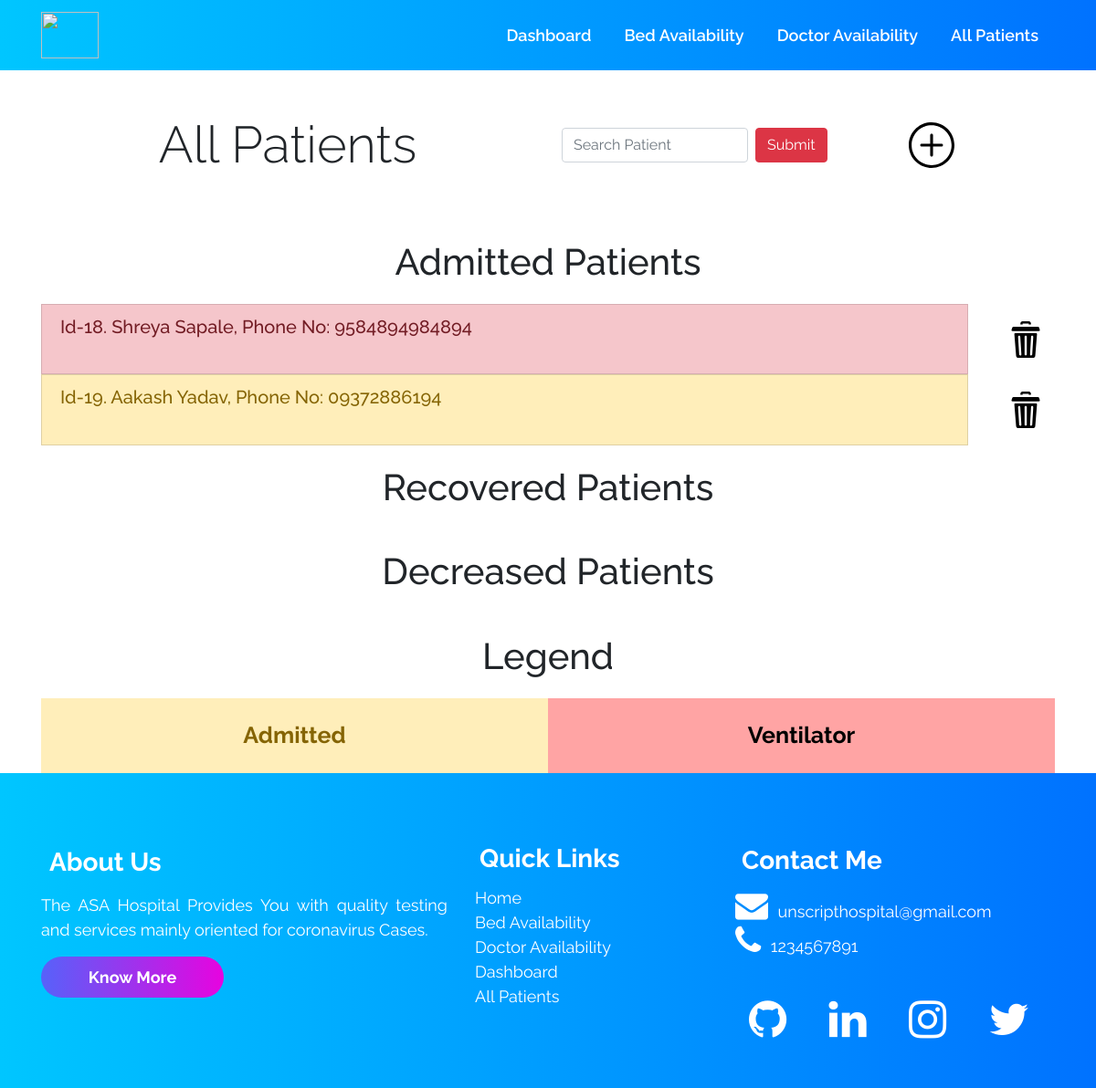
The app's page /allpatients/, older data.
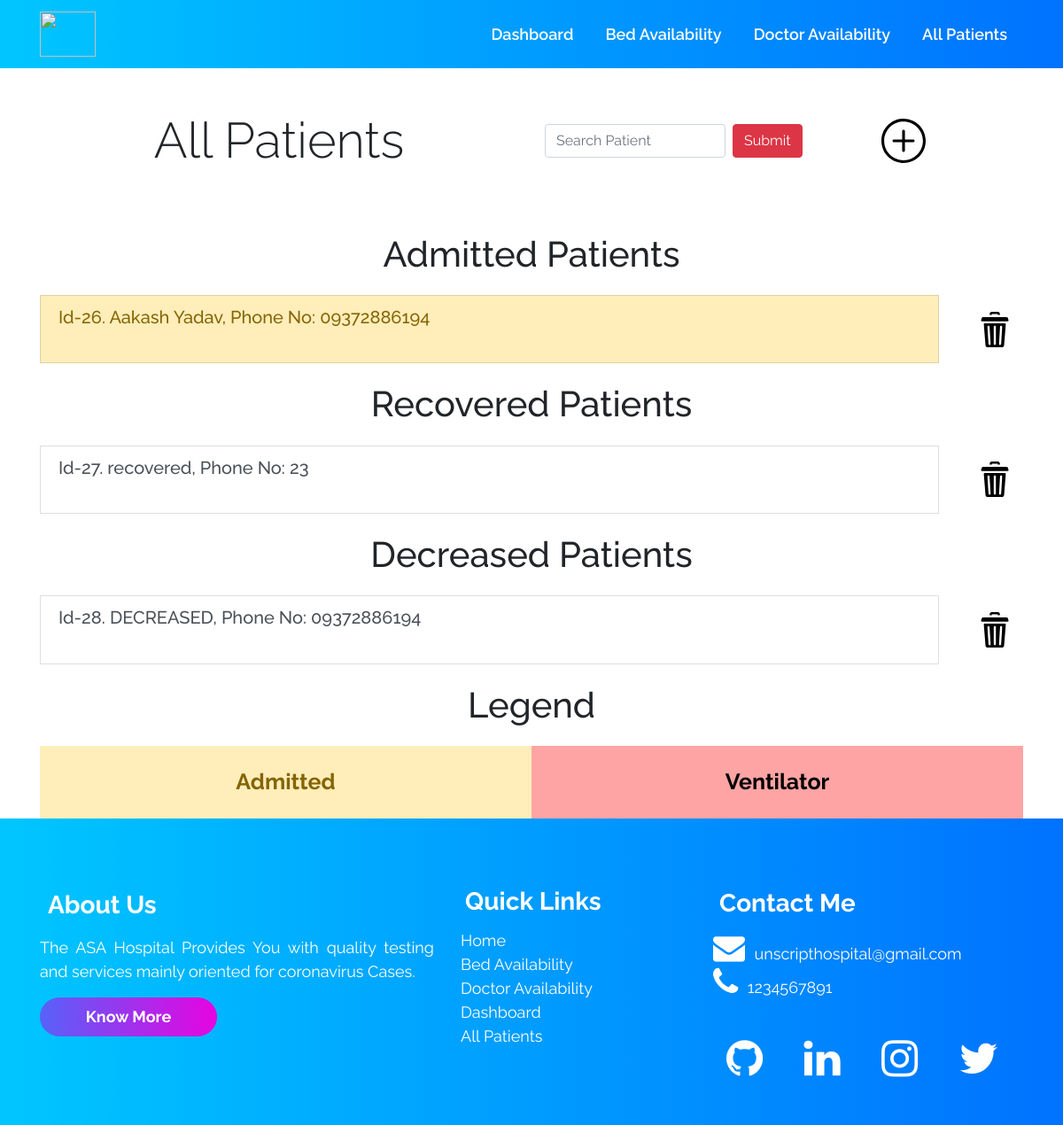
The same page, newer data.
### accounts/models.py (models this page shows, shortened)
class Patient (models.Model):
    patient_id = models.AutoField(primary_key=True)
    name = models.CharField(max_length=100)
    age = models.IntegerField()
    GENDERS = (
        (u'M', u'Male'),
        (u'F', u'Female'),
        (u'T', u'Transgender'),
        (u'O', u'Others'),
    )
    gender = models.CharField(max_length=2, null=True,
                              choices=GENDERS, default='M')
    phone = models.CharField(max_length=13)
    address = models.TextField(max_length=100)
    email_id = models.EmailField(max_length=254)
    date_admitted = models.DateField(auto_now=False, auto_now_add=False)
    oxygen_level = models.IntegerField(default=90)
    temperature = models.IntegerField(default=97)
    decreased = models.BooleanField(default=False)
    recovered = models.BooleanField(default=False)
    doctor = models.ForeignKey(Doctor, on_delete=models.CASCADE, default="")
    covid_test_result = models.ForeignKey(
        Result, on_delete=models.CASCADE, default="")
    room_no_and_bed_no = models.ForeignKey(
        Room, on_delete=models.CASCADE, default="")

### accounts/views.py (the view)
# urls.py: path("allpatients/", views.allpatients, name='allPatients'),
def allpatients(request):
    all_patients_query_set = Patient.objects.all()
    context = {
        'all_patients_query_set': all_patients_query_set
    }
    return render(request, 'allpatients.html', context)

### templates/allpatients.html (shortened to what this page needs)
{% extends 'innerbase.html' %}
{% load static %}
{% block cssLinks %}
<link rel="stylesheet" href="{% static 'css/bed.css' %}">
<link rel="stylesheet" href="{% static 'css/allpatients.css' %}">
{% endblock %}
{% block body %}
<div class="container">
    <div class="row">
        <div class="col-md-6 ">
            <h1 class="text-center my-5 header display-4">All Patients</h1>
        </div>
        <div class="col-md-4 d-flex align-items-center text-right">
            <form class="form-inline" action="/search" method="POST">
                <input class="form-control mr-sm-2" name="name" type="search" placeholder="Search Patient"
                    aria-label="Search" />
                <input class="btn btn-danger" type="submit">
            </form>
        </div>
        <div class="col-md-2  d-flex align-items-center">
            <a href="/addpatient">
                <img src="{% static '/icons/plus.svg' %}" height="50px" alt="Add the patient">
            </a>
        </div>
    </div>
    <ul class="list-group">
        <h1 class="text-center heading">Admitted Patients</h1>
        {% for patient in all_patients_query_set %}
        {% if patient.decreased %}
        {% elif patient.recovered %}
        {% else %}
        <div class="row">
            <div class="col-11"><a href="/patients/{{patient.patient_id}}" style="text-decoration: none;">
                    <li
                        class="list-group-item list-group-item-action {% if patient.room_no_and_bed_no.occupied %} list-group-item-warning  {% endif %} {% if patient.room_no_and_bed_no.ventilator %} list-group-item-danger {% endif %}">
                        <h5>Id-{{patient.patient_id}}. {{patient.name}}, Phone No: {{patient.phone}}</h5>
                    </li>
                </a></div>
            <div class="col-1 text-center align-self-center">
                <a href="/deletePatient/{{patient.patient_id}}">
                    <img src="{% static '/icons/delete.svg' %}" class="hover-item" width="40px" alt="Delete">
                </a>
            </div>
        </div>
        {% endif %}
        {% empty %}
        <li class="list-group-item list-group-item-action">NO PATIENTS IN DATABASE</li>
        {% endfor %}
        <h1 class="text-center heading">Recovered Patients</h1>
        {% for patient in all_patients_query_set %}
        {% if patient.recovered %}
        <div class="row">
            <div class="col-11"><a href="/patients/{{patient.patient_id}}" style="text-decoration: none;">
                    <li class="list-group-item list-group-item-action ">
                        <h5>Id-{{patient.patient_id}}. {{patient.name}}, Phone No: {{patient.phone}}</h5>
                    </li>
                </a></div>
            <div class="col-1 text-center align-self-center">
                <a href="/deletePatient/{{patient.patient_id}}">
                    <img src="{% static '/icons/delete.svg' %}" class="hover-item" width="40px" alt="Delete">
                </a>
            </div>
        </div>
        {% endif %}
        {% empty %}
        <li class="list-group-item list-group-item-action">NO PATIENTS IN DATABASE</li>
        {% endfor %}
        <h1 class="text-center heading">Decreased Patients</h1>
        {% for patient in all_patients_query_set %}
        {% if patient.decreased %}
        <div class="row">
            <div class="col-11"><a href="/patients/{{patient.patient_id}}" style="text-decoration: none;">
                    <li class="list-group-item list-group-item-action ">
                        <h5>Id-{{patient.patient_id}}. {{patient.name}}, Phone No: {{patient.phone}}</h5>
                    </li>
                </a></div>
            <div class="col-1 text-center align-self-center">
                <a href="/deletePatient/{{patient.patient_id}}">
                    <img src="{% static '/icons/delete.svg' %}" class="hover-item" width="40px" alt="Delete">
                </a>
            </div>
        </div>
        {% endif %}
        {% empty %}
        <li class="list-group-item list-group-item-action">NO PATIENTS IN DATABASE</li>
        {% endfor %}
    </ul>
</div>
<div class="container">
    <h1 class="text-center heading-legend">Legend</h1>
    <div class="container">
        <div class="row text-center">
            <div class="col yellow list-group-item-warning  ">
                Admitted
            </div>
            <div class="col red">
                Ventilator
            </div>
        </div>
    </div>
</div>
{% endblock %}

### templates/innerbase.html (shortened to what this page needs)
{% load static %}
<!DOCTYPE html>
<html lang="en">
<head>
    <link rel="stylesheet" href="{% static 'css/base.css' %}">
    {% block cssLinks %}{% endblock %}
    <link rel="stylesheet" href="https://cdnjs.cloudflare.com/ajax/libs/font-awesome/4.7.0/css/font-awesome.min.css" />
    <link rel="stylesheet" href="https://stackpath.bootstrapcdn.com/bootstrap/4.5.0/css/bootstrap.min.css"
>
</head>
<body>
    <nav class="navbar navbar-expand-lg sticky-top ">
        <div class="container">
            <a class="navbar-brand" href="/">
                <section id="leftlogo">
                    <img src="https://res.cloudinary.com/dnv3ztqf1/image/upload/v1608906379/Images%20for%20UNSCRIPT%20ROOKIE/logos/navbarlogo_kn59xi.png"
                        width="100%" class="d-inline-block align-top" loading="lazy" />
                </section>
            </a>
            <div class="collapse navbar-collapse" id="navbarNav">
                <ul class="navbar-nav ml-auto">
                    <li class="link-background">
                        <a href="/dashboard" class="nav-link left">Dashboard</a>
                    </li>
                    <li class="link-background">
                        <a href="/bedavailability" class="nav-link left">Bed Availability</a>
                    </li>
                    <li class="link-background">
                        <a href="/doctoravailability" class="nav-link left">Doctor Availability</a>
                    </li>
                    <li class="link-background">
                        <a href="/allpatients" class="nav-link left">All Patients</a>
                    </li>
                </ul>
            </div>
        </div>
    </nav>
    {% block body %}{% endblock %}
    <div class="outer_box_for_waves">
        <section id="wavesbelownavbar">
        </section>
    </div>
    <div class="footer_bottom">
        <br /><br />
        <div class="container">
            <div class="row">
                <div class="col-md-5 footer_about_section">
                    <h3><b>About Us</b></h3>
                    <p class="text-justify about_footer">
                        The ASA Hospital Provides You with quality testing and
                        services mainly oriented for coronavirus Cases.
                    </p>
                    <a href="#"><button id="commonbuttons"><b>Know More</b></button></a>
                </div>
                <div class="col-md-3 footer_quicklinks_section">
                    <h3><b>Quick Links</b></h3>
                    <ul class="footer-links">
                        <li><a href="/">Home</a></li>
                        <li><a href="/bedavailability">Bed Availability</a></li>
                        <li><a href="/doctoravailability">Doctor Availability</a></li>
                        <li><a href="/dashboard">Dashboard</a></li>
                        <li><a href="/allpatients">All Patients</a></li>
                    </ul>
                </div>
                <div class=" col-md-4 footer_contact_section">
                    <h3><b>Contact Me</b></h3>
                    <ul class="footer-links">
                        <li>
                            <a href="mailto:aakashcoder1210@gmail.com?subject =Hello Aakash = Message"><i
                                    style="padding-right: 3%" class="fa fa-2x fa-envelope"
                                    aria-hidden="true"></i>unscripthospital@gmail.com</a>
                        </li>
                        <li>
                            <a href="tel:+91 1234567891"><i style="padding-right: 3%" class="fa fa-2x fa-phone"
                                    aria-hidden="true"></i>1234567891</a>
                        </li>
                    </ul>
                    <br />
                    <div class="container">
                        <div class="row">
                            <div class="col-sm-3">
                                <a href="https://github.com/AakashCode12" target="_blank"><i id="github"
                                        class="fa fa-3x fa-github" aria-hidden="true"></i></a>
                            </div>
                            <div class="col-sm-3">
                                <a href="https://www.linkedin.com/in/aakash-yadav-a30627190/" target="_blank"><i
                                        id="linkedin" class="fa fa-3x fa-linkedin" aria-hidden="true"></i></a>
                            </div>
                            <div class="col-sm-3">
                                <a href="https://www.instagram.com/aakash_igram/" target="_blank"><i id="instagram"
                                        class="fa fa-3x fa-instagram" aria-hidden="true"></i></a>
                            </div>
                            <div class="col-sm-3">
                                <a href="https://twitter.com/Aakashv0007" target="_blank"><i id="twitter"
                                        class="fa fa-3x fa-twitter" aria-hidden="true"></i></a>
                            </div>
                        </div>
                    </div>
                </div>
            </div>
        </div>
        <br /><br />
    </div>
</body>
</html>

### static/css/base.css (style rules this page uses)
* { margin: 0; padding: 0; font-family: "Raleway", sans-serif; scroll-behavior: smooth; }
.navbar a { color: rgb(255, 255, 255) !important; transition: all 0.3s ease-in-out; }
.footer_bottom a { color: rgb(255, 255, 255) !important; transition: all 0.3s ease-in-out; }
h3 { padding: 2% 2% 2% 2%; }
h5 { padding: 0% 0% 2% 0%; }
.navbar-nav li { padding: 0 10px; }
.navbar-nav li a { text-align: right; color: #fff; font-size: large; font-weight: 600; }
.navbar { background: -webkit-linear-gradient(right, #0072ff, #00c6ff); }
#leftlogo img { width: 63.48px; height: 51.24px; }
a.left { position: relative; }
a.left:before { content: ""; position: absolute; width: 0; height: 3px; bottom: 0; left: 0; background-color: rgb(255, 255, 255); visibility: hidden; transition: all 0.3s ease-in-out; }
#commonbuttons { padding: 2%; border: none; border-radius: 25px; color: white; font-size: 18px; background: -webkit-linear-gradient(right, hsl(302, 97%, 46%), #6156f9e3); width: 200px; transition: all 0.3s ease-in; border: none; }
.outer_box_for_waves { overflow: hidden; color: aliceblue; background: -webkit-linear-gradient(right, #0072ff, #00c6ff); }
.footer_bottom { background: -webkit-linear-gradient(right, #0072ff, #00c6ff); }
.footer_about_section h3 { color: #fff; }
.footer_quicklinks_section h3 { color: #fff; }
.footer_contact_section h3 { color: #fff; }
.footer_about_section p { color: #fff; }
.footer_about_section p { font-size: 18px; }
.footer-links li { list-style: none; font-size: 18px; }
.footer-links li a { text-decoration: wavy; }
#github { color: #ffffff; padding: 5% 0% 5% 0%; }
#linkedin { color: #ffffff; padding: 5% 0% 5% 0%; }
#instagram { color: #ffffff; padding: 5% 0% 5% 0%; }
#twitter { color: #ffffff; padding: 5% 0% 5% 0%; }

### static/css/bed.css (style rules this page uses)
.heading-legend { margin: 2%; }
.yellow { padding: 2%; background-color: #f8ff8f; color: rgb(0, 0, 0); font-size: 25px; text-align: center; font-weight: 700; }
.red { padding: 2%; background-color: #ffa4a4; color: rgb(0, 0, 0); font-size: 25px; text-align: center; font-weight: 700; }

### static/css/allPatients.css (style rules this page uses)
.heading { margin-top: 2%; margin-bottom: 2%; }

Row changes from the older to the newer data that the page shows:
removed Patient: patient_id "18", name "Shreya Sapale", phone "9584894984894", decreased False (drawn), shown under "Admitted Patients"
removed Patient: patient_id "19", name "Aakash Yadav", phone "09372886194", decreased False (drawn), shown under "Admitted Patients"
added Patient: patient_id "26", name "Aakash Yadav", phone "09372886194", decreased False (drawn), shown under "Admitted Patients"
added Patient: patient_id "27", name "recovered", phone "23", recovered True (drawn), shown under "Recovered Patients"
added Patient: patient_id "28", name "DECREASED", phone "09372886194", decreased True (drawn), shown under "Decreased Patients"
